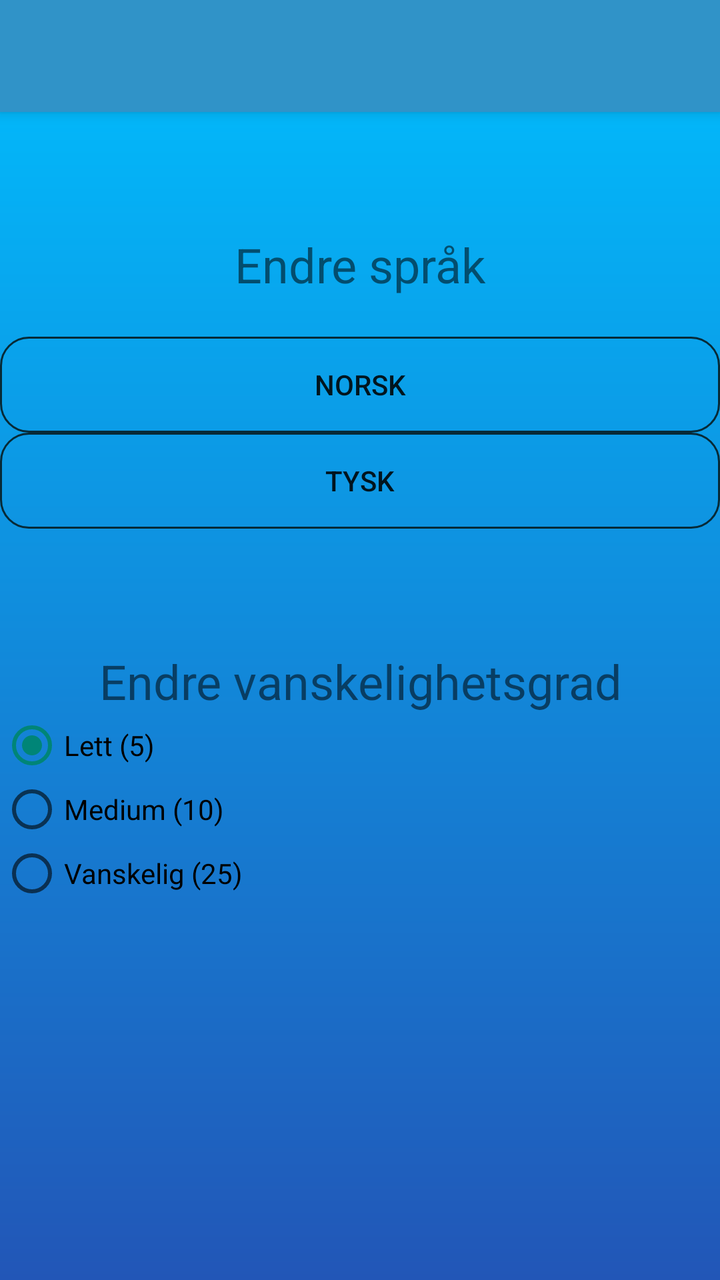
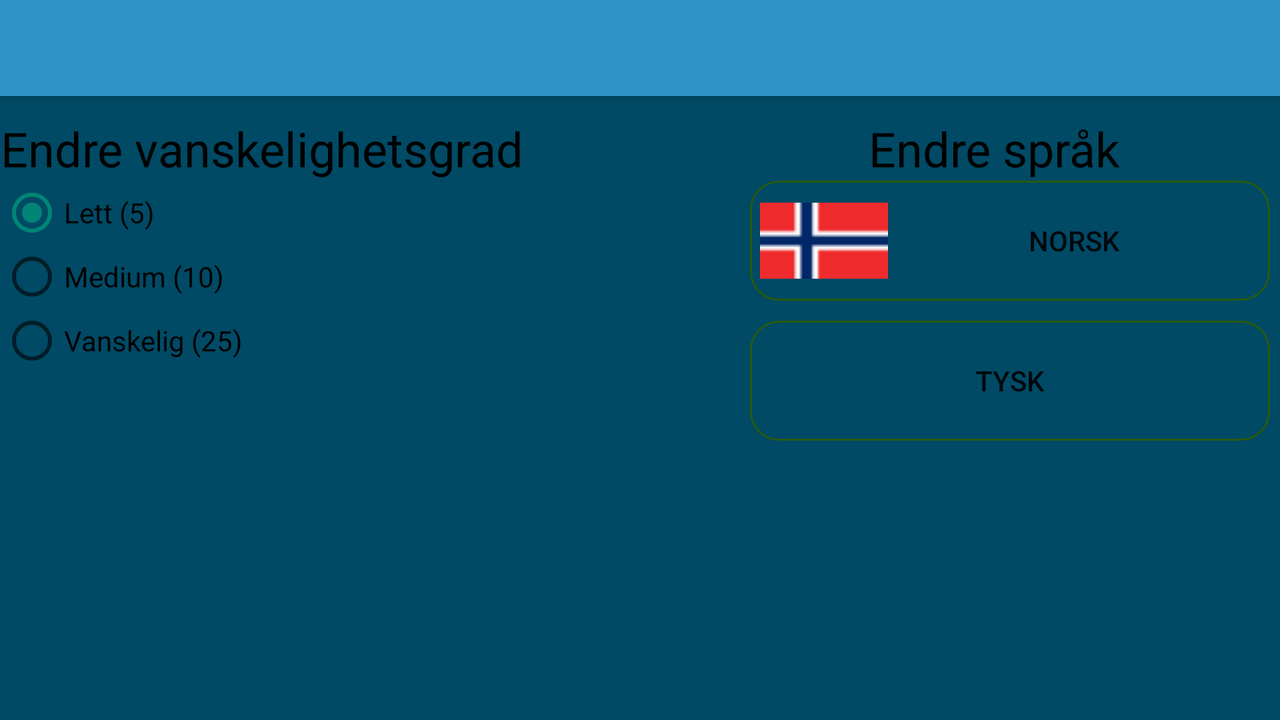

Two renders of one Android screen. The first uses the default layout on a phone; the second uses the alternative layout the repository ships for a different screen configuration, on a matching device. The two XML files are below.
<!-- AndroidManifest.xml: application theme Theme.AppCompat.Light.NoActionBar -->
<!-- res/layout/activity_settings.xml -->
<?xml version="1.0" encoding="utf-8"?>
<LinearLayout xmlns:android="http://schemas.android.com/apk/res/android"
    xmlns:tools="http://schemas.android.com/tools"
    android:layout_width="match_parent"
    android:layout_height="match_parent"
    xmlns:app="http://schemas.android.com/apk/res-auto"
    android:background="@drawable/gradient_bgcolor"
    android:orientation="vertical">

    <android.support.v7.widget.Toolbar
        android:id="@+id/my_toolbar"
        android:layout_width="match_parent"
        android:layout_height="?attr/actionBarSize"
        android:elevation="4dp"
        android:background="@color/navbar_color"
        android:theme="@style/ThemeOverlay.AppCompat.ActionBar"
        app:popupTheme="@style/ThemeOverlay.AppCompat.Light"/>

    <TextView
        android:id="@+id/textView"
        android:layout_marginTop="60dp"
        android:layout_width="match_parent"
        android:layout_height="wrap_content"
        android:text="@string/changeLanguage"
        android:textSize="24sp"
        tools:textAlignment="center" />

    <Button
        android:id="@+id/changeBtn_NO"
        android:layout_marginTop="20dp"
        android:layout_width="match_parent"
        android:layout_height="wrap_content"
        android:background="@drawable/button_shapesettings"
        android:text="@string/changeLocaleNO" />

    <Button
        android:id="@+id/changeBtn_DE"
        android:layout_width="match_parent"
        android:layout_height="wrap_content"
        android:background="@drawable/button_shapesettings"
        android:text="@string/changeLocaleDE" />

    <TextView
        android:layout_width="match_parent"
        android:layout_height="wrap_content"
        android:layout_marginTop="60dp"
        android:text="@string/changeDiff"
        android:textSize="24sp"
        tools:textAlignment="center"/>

    <RadioGroup
        android:id="@+id/rg_settings"
        android:layout_width="match_parent"
        android:layout_height="match_parent"
        android:checkedButton="@id/btn_easymode">
        <RadioButton
            android:id="@+id/btn_easymode"
            android:layout_width="wrap_content"
            android:layout_height="wrap_content"
            android:text="@string/easymode"/>
        <RadioButton
            android:id="@+id/btn_mediummode"
            android:layout_width="wrap_content"
            android:layout_height="wrap_content"
            android:text="@string/mediummode"/>
        <RadioButton
            android:id="@+id/btn_hardmode"
            android:layout_width="wrap_content"
            android:layout_height="wrap_content"
            android:text="@string/hardmode"/>
    </RadioGroup>
</LinearLayout>
<!-- resources referenced by this layout -->
<resources>
  <color name="navbar_color">#3093c8</color>
  <!-- drawable button_shapesettings (drawable) -->
  <?xml version="1.0" encoding="utf-8"?>
  <shape xmlns:android="http://schemas.android.com/apk/res/android" android:shape="rectangle" >
  
      <solid
          android:color="@color/calculator_btn_color"
          />
      <stroke
          android:width="1dp"
          android:color="#072a37"
          />
      <corners
          android:radius="14dp"
          />
  
  </shape>
  <!-- drawable gradient_bgcolor (drawable) -->
  <?xml version="1.0" encoding="utf-8"?>
  <shape xmlns:android="http://schemas.android.com/apk/res/android" android:shape="rectangle" >
      <gradient
          android:angle="-270"
          android:centerX="35%"
          android:startColor="#00bfff"
          android:endColor="#2256b7"
          android:type="linear"
          />
  </shape>
  <string name="changeDiff">Endre vanskelighetsgrad</string>
  <string name="changeLanguage">Endre språk</string>
  <string name="changeLocaleDE">Tysk</string>
  <string name="changeLocaleNO">Norsk</string>
  <string name="easymode">Lett (5)</string>
  <string name="hardmode">Vanskelig (25)</string>
  <string name="mediummode">Medium (10)</string>
</resources>
<!-- res/layout-land/activity_settings.xml (the repository's variant of the layout above) -->
<!-- drawn on the phone turned sideways -->
<?xml version="1.0" encoding="utf-8"?>
<RelativeLayout xmlns:android="http://schemas.android.com/apk/res/android"
    xmlns:app="http://schemas.android.com/apk/res-auto"
    xmlns:tools="http://schemas.android.com/tools"
    android:layout_width="match_parent"
    android:layout_height="match_parent"
    android:background="@color/backgroundColor">

    <android.support.v7.widget.Toolbar
        android:id="@+id/my_toolbar"
        android:layout_width="match_parent"
        android:layout_height="?attr/actionBarSize"
        android:background="@color/navbar_color"
        android:elevation="4dp"
        android:theme="@style/ThemeOverlay.AppCompat.ActionBar"
        app:popupTheme="@style/ThemeOverlay.AppCompat.Light" />

    <TextView
        android:id="@+id/textView"
        android:layout_width="wrap_content"
        android:layout_height="wrap_content"
        android:layout_alignParentEnd="true"
        android:layout_alignTop="@+id/settings_text2"
        android:layout_marginEnd="80dp"
        android:text="@string/changeLanguage"
        android:textAlignment="center"
        android:textColor="@color/black"
        android:textSize="24sp" />

    <Button
        android:id="@+id/changeBtn_NO"
        android:layout_width="wrap_content"
        android:layout_height="wrap_content"
        android:layout_alignParentEnd="true"
        android:layout_below="@+id/textView"
        android:background="@drawable/landscape_button_shapesettings"
        android:drawableLeft="@drawable/norwayflagicon64"
        android:padding="5dp"
        android:layout_marginRight="5dp"
        android:text="@string/changeLocaleNO" />

    <Button
        android:id="@+id/changeBtn_DE"
        android:layout_width="wrap_content"
        android:layout_height="wrap_content"
        android:layout_alignParentEnd="true"
        android:layout_below="@+id/changeBtn_NO"
        android:background="@drawable/landscape_button_shapesettings"
        android:drawableLeft="@drawable/germanflagicon64"
        android:padding="5dp"
        android:layout_marginTop="10dp"
        android:layout_marginRight="5dp"
        android:text="@string/changeLocaleDE" />

    <TextView
        android:id="@+id/settings_text2"
        android:layout_width="wrap_content"
        android:layout_height="wrap_content"
        android:layout_below="@id/my_toolbar"
        android:layout_marginTop="10dp"
        android:text="@string/changeDiff"
        android:textAlignment="center"
        android:textColor="@color/black"
        android:textSize="24sp" />

    <RadioGroup
        android:id="@+id/btnrg_settings"
        android:layout_width="wrap_content"
        android:layout_height="wrap_content"
        android:layout_below="@+id/settings_text2"
        android:checkedButton="@id/btn_easymode">

        <RadioButton
            android:id="@+id/btn_easymode"
            android:layout_width="wrap_content"
            android:layout_height="wrap_content"
            android:text="@string/easymode" />

        <RadioButton
            android:id="@+id/btn_mediummode"
            android:layout_width="wrap_content"
            android:layout_height="wrap_content"
            android:text="@string/mediummode" />

        <RadioButton
            android:id="@+id/btn_hardmode"
            android:layout_width="wrap_content"
            android:layout_height="wrap_content"
            android:text="@string/hardmode" />
    </RadioGroup>

</RelativeLayout>
<!-- resources referenced by the variant -->
<!-- as the phone turned sideways resolves them -->
<resources>
  <color name="backgroundColor">#004a65</color>
  <color name="navbar_color">#3093c8</color>
  <!-- drawable landscape_button_shapesettings (drawable) -->
  <?xml version="1.0" encoding="utf-8"?>
  <shape xmlns:android="http://schemas.android.com/apk/res/android" android:shape="rectangle" >
  
      <solid
          android:color="@color/calculator_btn_color"
          />
      <stroke
          android:width="1dp"
          android:color="#275a0f"
          />
      <corners
          android:radius="14dp"
          />
      <size
          android:width="260dp"
          android:height="60dp"
          />
  
  </shape>
  <!-- drawable norwayflagicon64: png bitmap (drawable, 1166 bytes) -->
  <string name="changeDiff">Endre vanskelighetsgrad</string>
  <string name="changeLanguage">Endre språk</string>
  <string name="changeLocaleDE">Tysk</string>
  <string name="changeLocaleNO">Norsk</string>
  <string name="easymode">Lett (5)</string>
  <string name="hardmode">Vanskelig (25)</string>
  <string name="mediummode">Medium (10)</string>
</resources>
